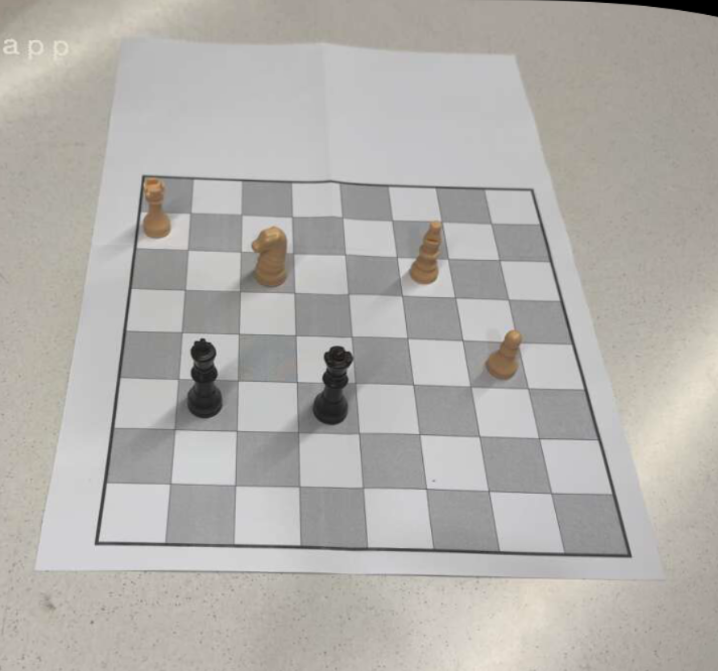
#> input picture src/main/image.png, 718 x 671 px
$ python -i warp_board.py   (imports and definitions only)
#> lines starting #> are read from the running program, lines starting #| are printed output that depends on the picture; after the words box and inside, x2 and y2 are one past the last pixel; in counts of white or black regions, pixels touching at a corner belong together
#> further down, picture is the input picture: shape (671, 718, 3); mean B, G, R 171.5, 175.5, 178.2
import cv2
import numpy as np
import matplotlib.pyplot as plt

# ------------------------
# Helper: order corners
# ------------------------
# [83 lines left out: functions order_corners, line_intersection, detect_board_hough, not called in this run]

# ------------------------import cv2
import numpy as np


# Main: hybrid detection with 20-pixel margin
# ------------------------
def detect_board(img, board_size=800, margin=60):
#> called with board_size = 800, margin = 60
    img_rgb = cv2.cvtColor(img, cv2.COLOR_BGR2RGB)
    gray = cv2.cvtColor(img, cv2.COLOR_BGR2GRAY)
    blur = cv2.GaussianBlur(gray, (5,5), 0)
    edges = cv2.Canny(blur, 50, 150)
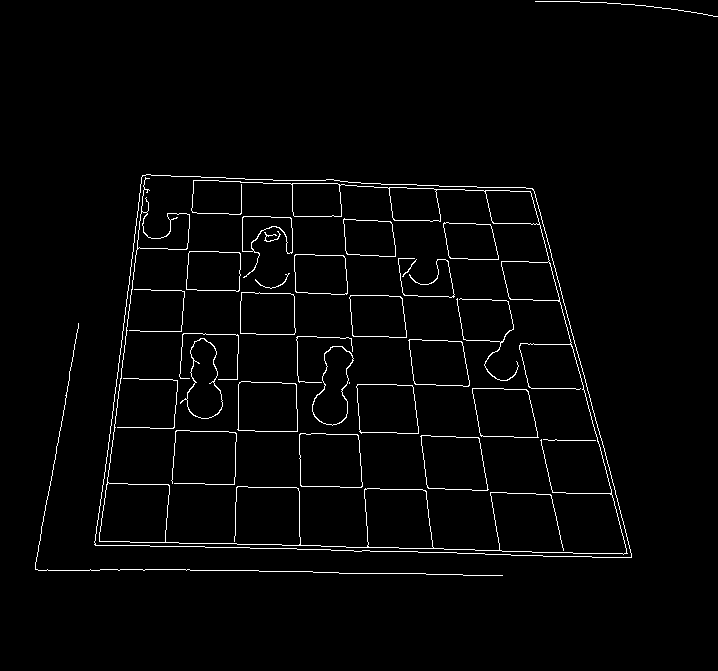
#> edges: shape (671, 718); 2.2% white in thin lines or dots, all inside (x1, y1, x2, y2) = (35, 1, 718, 576)

    # Morphological close to connect edges
    kernel = np.ones((5,5), np.uint8)
    edges = cv2.morphologyEx(edges, cv2.MORPH_CLOSE, kernel)
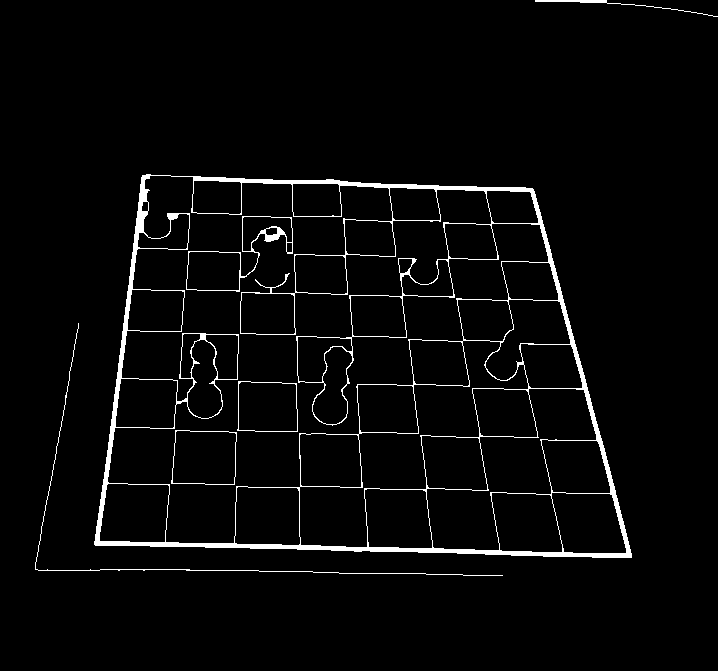
#> edges: shape (671, 718); 3.2% white; 6 white regions

    contours, _ = cv2.findContours(edges, cv2.RETR_EXTERNAL, cv2.CHAIN_APPROX_SIMPLE)
#> contours = 3 contours, 1 with area under 20; largest, box (x1, y1, x2, y2) and area: (94, 174, 632, 558) 170964, (535, 0, 718, 17) 98

    if len(contours) == 0:
        print("No contours found")
        return img, img, img

    contours = sorted(contours, key=cv2.contourArea, reverse=True)

    # Take the largest contour
    largest_contour = contours[0]
#> largest_contour = contour of 360 points, box (x1, y1, x2, y2) (94, 174, 632, 558), area 170964

    # Create mask for this contour
    mask = np.zeros(gray.shape, np.uint8)
    cv2.drawContours(mask, [largest_contour], -1, 255, -1)
#> mask: shape (671, 718); 35.7% white; 1 white region, box (x1, y1, x2, y2) and area: (94, 174, 632, 558) 171797

    # Get edges within the contour
    contour_edges = cv2.bitwise_and(edges, edges, mask=mask)
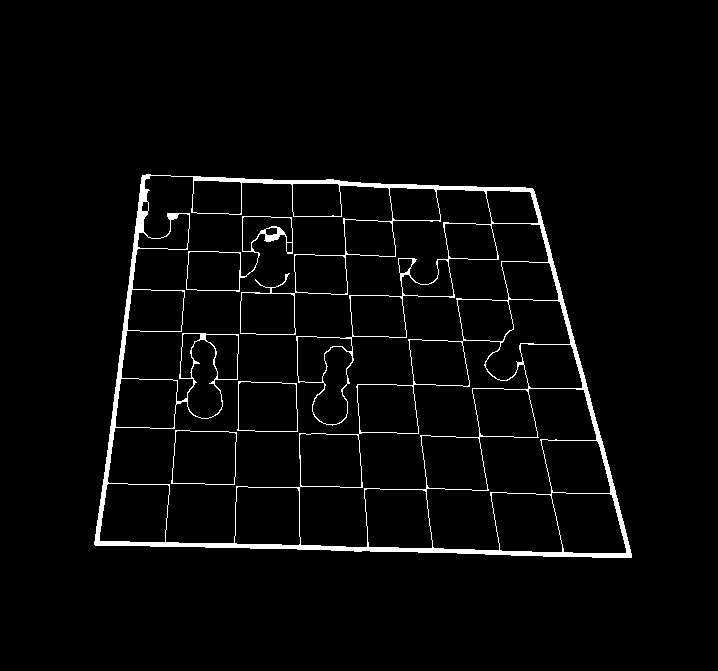
#> contour_edges: shape (671, 718); 3% white; 4 white regions, box (x1, y1, x2, y2) and area: (94, 174, 632, 558) 13471, (186, 216, 293, 292) 627, (171, 430, 237, 485) 234, (237, 381, 298, 432) 220

    # Detect straight lines within this contour
    lines = cv2.HoughLinesP(contour_edges, 1, np.pi/180, threshold=50,
                            minLineLength=80, maxLineGap=15)
#> lines = 26 rows, first 6: [116, 541, 573, 556], [530, 188, 628, 557], [298, 545, 631, 556], [207, 543, 631, 557], [142, 175, 532, 188], [96, 545, 141, 177]

    pts_src = None

    if lines is None:
        print("No lines found in contour, using contour approximation fallback")
    else:
        # Separate horizontal and vertical lines
        horizontal_lines = []
        vertical_lines = []

        for line in lines:
            x1, y1, x2, y2 = line[0]

            angle = np.abs(np.degrees(np.arctan2(y2 - y1, x2 - x1)))
            length = np.sqrt((x2 - x1)**2 + (y2 - y1)**2)

            # Filter short lines
            if length < 50:
                continue

            # Horizontal (angle close to 0° or 180°)
            if angle < 20 or angle > 160:
                horizontal_lines.append((x1, y1, x2, y2))
            # Vertical (angle close to 90°)
            elif 70 < angle < 110:
                vertical_lines.append((x1, y1, x2, y2))
#> this loop made 26 passes
#> (x1, y1, x2, y2, angle, length) on passes 1 to 12: (116, 541, 573, 556, 1.88, 457.2), (530, 188, 628, 557, 75.13, 381.8), (298, 545, 631, 556, 1.89, 333.2), (207, 543, 631, 557, 1.89, 424.2), (142, 175, 532, 188, 1.91, 390.2), (96, 545, 141, 177, 83.03, 370.7), (98, 545, 144, 176, 82.89, 371.9), (193, 178, 533, 189, 1.85, 340.2), (103, 510, 144, 177, 82.98, 335.5), (531, 190, 629, 555, 74.97, 377.9), (533, 190, 631, 555, 74.97, 377.9), (193, 179, 308, 183, 1.99, 115.1)
#> after the loop, horizontal_lines = 15 items, first 6: (116, 541, 573, 556), (298, 545, 631, 556), (207, 543, 631, 557), (142, 175, 532, 188), (193, 178, 533, 189), (193, 179, 308, 183); vertical_lines = [(530, 188, 628, 557), (96, 545, 141, 177), (98, 545, 144, 176), (103, 510, 144, 177), (531, 190, 629, 555), (533, 190, 631, 555), (98, 541, 143, 176), (532, 190, 630, 555), (535, 194, 631, 553), (108, 483, 146, 174), (519, 345, 537, 433)]

        # print(f"Found {len(horizontal_lines)} horizontal and {len(vertical_lines)} vertical lines")

        # Need at least 2 of each to find corners
        if len(horizontal_lines) >= 2 and len(vertical_lines) >= 2:
            # Find outermost lines
            top_line = min(horizontal_lines, key=lambda l: (l[1] + l[3]) / 2)
#> top_line = (193, 179, 308, 183)
            bottom_line = max(horizontal_lines, key=lambda l: (l[1] + l[3]) / 2)
#> bottom_line = (429, 548, 617, 554)
            left_line = min(vertical_lines, key=lambda l: (l[0] + l[2]) / 2)
#> left_line = (96, 545, 141, 177)
            right_line = max(vertical_lines, key=lambda l: (l[0] + l[2]) / 2)
#> right_line = (535, 194, 631, 553)

            # Function to find line intersection
            def line_intersection(line1, line2):
#> called with line1 = (193, 179, 308, 183), line2 = (96, 545, 141, 177)
                x1, y1, x2, y2 = line1
#> x1 = 193; y1 = 179; x2 = 308; y2 = 183
                x3, y3, x4, y4 = line2
#> x3 = 96; y3 = 545; x4 = 141; y4 = 177

                denom = (x1 - x2) * (y3 - y4) - (y1 - y2) * (x3 - x4)
#> denom = -42500
                if abs(denom) < 1e-10:
                    return None

                px = ((x1*y2 - y1*x2) * (x3 - x4) - (x1 - x2) * (x3*y4 - y3*x4)) / denom
#> px = 141
                py = ((x1*y2 - y1*x2) * (y3 - y4) - (y1 - y2) * (x3*y4 - y3*x4)) / denom
#> py = 177.2

                return (int(px), int(py))

            # Find 4 corner intersections
            top_left = line_intersection(top_line, left_line)
#> top_left = (140, 177)
            top_right = line_intersection(top_line, right_line)
#> top_right = (534, 190)
            bottom_left = line_intersection(bottom_line, left_line)
#> bottom_left = (96, 537)
            bottom_right = line_intersection(bottom_line, right_line)
#> bottom_right = (631, 554)

            corners = [top_left, top_right, bottom_right, bottom_left]
#> corners = [(140, 177), (534, 190), (631, 554), (96, 537)]

            # Check if all intersections were found
            if None not in corners:
                pts_src = np.float32(corners)
#> pts_src = [[140, 177], [534, 190], [631, 554], [96, 537]]

                # Visualize
                contoured_img = img.copy()
                cv2.drawContours(contoured_img, [largest_contour], -1, (128, 128, 128), 2)

                # Draw detected lines
                cv2.line(contoured_img, (top_line[0], top_line[1]), (top_line[2], top_line[3]), (0, 255, 0), 2)
                cv2.line(contoured_img, (bottom_line[0], bottom_line[1]), (bottom_line[2], bottom_line[3]), (0, 0, 255), 2)
                cv2.line(contoured_img, (left_line[0], left_line[1]), (left_line[2], left_line[3]), (255, 0, 0), 2)
                cv2.line(contoured_img, (right_line[0], right_line[1]), (right_line[2], right_line[3]), (255, 255, 0), 2)

                # Draw corners
                for i, corner in enumerate(corners):
                    cv2.circle(contoured_img, corner, 10, (255, 0, 255), -1)
                    cv2.putText(contoured_img, str(i), (corner[0]-5, corner[1]+5),
                               cv2.FONT_HERSHEY_SIMPLEX, 0.7, (255, 255, 255), 2)
#> this loop made 4 passes
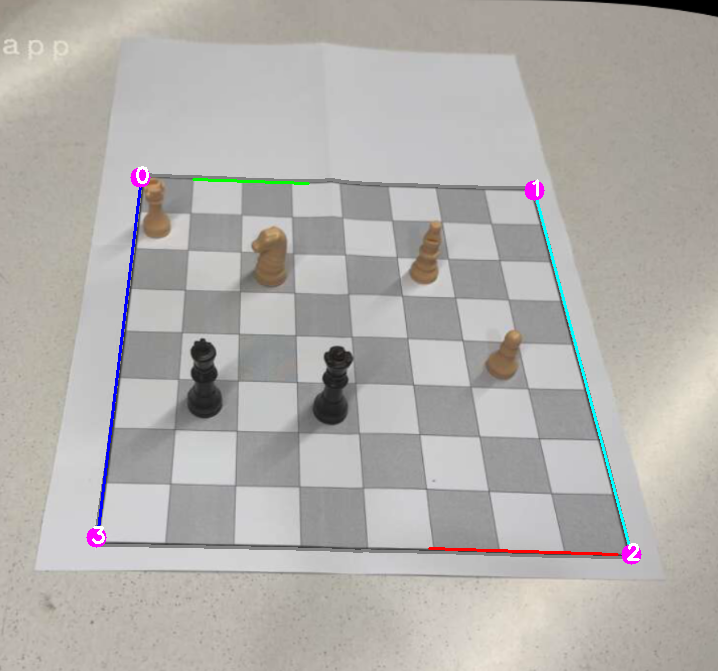
#> contoured_img: shape (671, 718, 3); mean B, G, R 171.9, 175, 177.8
            else:
                print("Could not find all 4 corner intersections")

        if pts_src is not None:
            contoured_img = img.copy()
            cv2.drawContours(contoured_img, contours, 0, (0, 255, 0), 2)
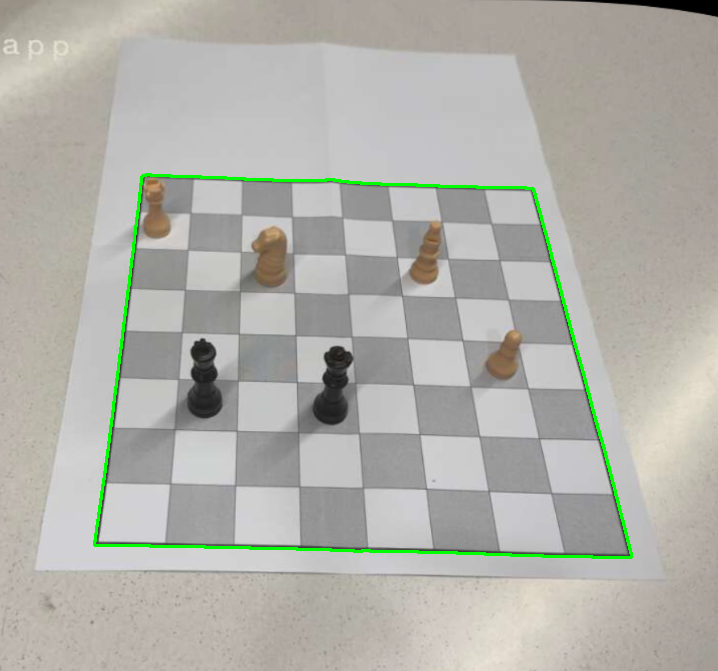
#> contoured_img: shape (671, 718, 3); 1.11% of pixels changed, all inside (x1, y1, x2, y2) = (93, 173, 633, 559)

    # Final fallback
    if pts_src is None:
        print("All methods failed")
        return None, None, None

    # Calculate center of the board
    center_x = np.mean(pts_src[:, 0])
#> center_x = 350.2
    center_y = np.mean(pts_src[:, 1])
#> center_y = 364.5

    # Expand each corner point away from center for margined version
    expanded_pts_src = []
    for pt in pts_src:
        # Vector from center to corner
        dx = pt[0] - center_x
        dy = pt[1] - center_y

        # Calculate expansion factor based on margin
        expansion_ratio = 1 + (2 * margin / board_size)

        # Expand the point
        new_x = center_x + dx * expansion_ratio
        new_y = center_y + dy * expansion_ratio

        expanded_pts_src.append([new_x, new_y])
#> this loop made 4 passes
#> (pt, dx, dy, new_x, new_y) on passes 1 to 4: ([140, 177], -210.2, -187.5, 108.5, 148.9), ([534, 190], 183.8, -174.5, 561.6, 163.8), ([631, 554], 280.8, 189.5, 673.1, 582.4), ([96, 537], -254.2, 172.5, 57.86, 562.9)
#> after the loop, expanded_pts_src = [[108.5, 148.9], [561.6, 163.8], [673.1, 582.4], [57.86, 562.9]]

    expanded_pts_src = np.float32(expanded_pts_src)

    # Warp with margin (larger board with extra space)
    board_size_with_margin = board_size + 2 * margin
    pts_dst_margined = np.float32([[0, 0], [board_size_with_margin, 0],
                                   [board_size_with_margin, board_size_with_margin],
                                   [0, board_size_with_margin]])
    M_margined = cv2.getPerspectiveTransform(expanded_pts_src, pts_dst_margined)
#> M_margined = [[2.31, 0.282, -292.3], [-0.113, 3.44, -499.1], [-3.58e-05, 0.000985, 1]]
    warp_margined = cv2.warpPerspective(img_rgb, M_margined, (board_size_with_margin, board_size_with_margin))
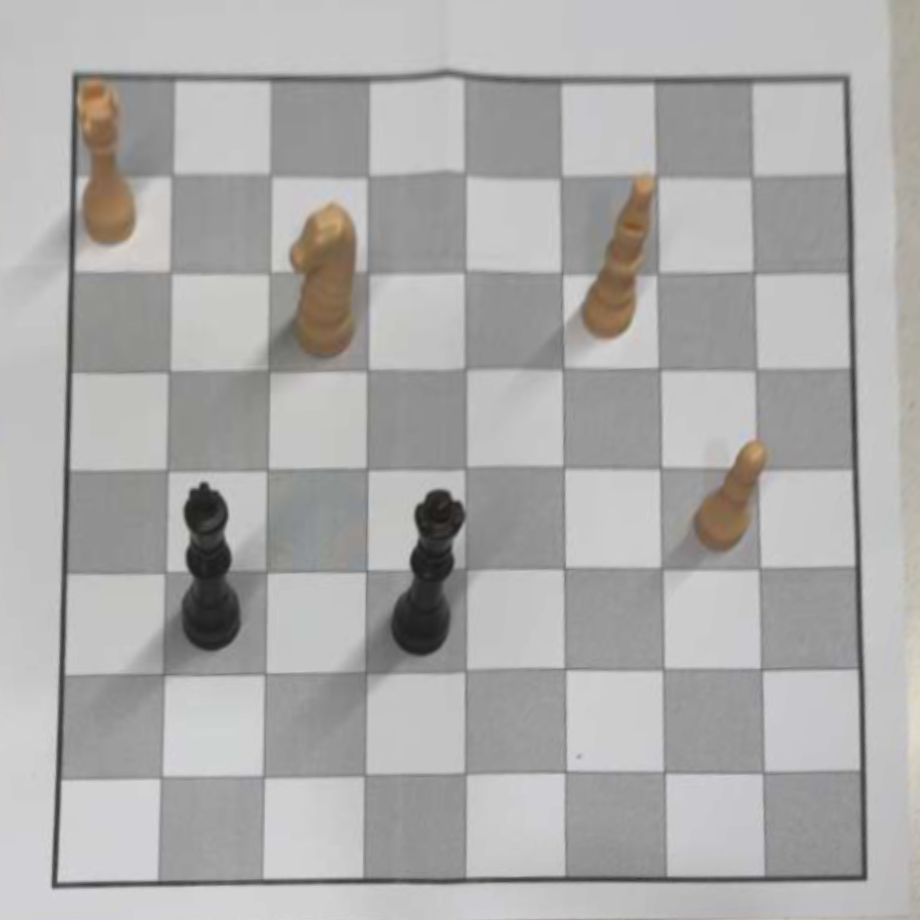
#> warp_margined: shape (920, 920, 3); mean R, G, B 171.6, 170.6, 169.6

    # Warp without margin (just the board, no extra space)
    pts_dst_unmargined = np.float32([[0, 0], [board_size, 0], [board_size, board_size], [0, board_size]])
    M_unmargined = cv2.getPerspectiveTransform(pts_src, pts_dst_unmargined)
#> M_unmargined = [[2.43, 0.298, -393.5], [-0.12, 3.62, -624.6], [-4.35e-05, 0.00119, 1]]
    warp_unmargined = cv2.warpPerspective(img_rgb, M_unmargined, (board_size, board_size))
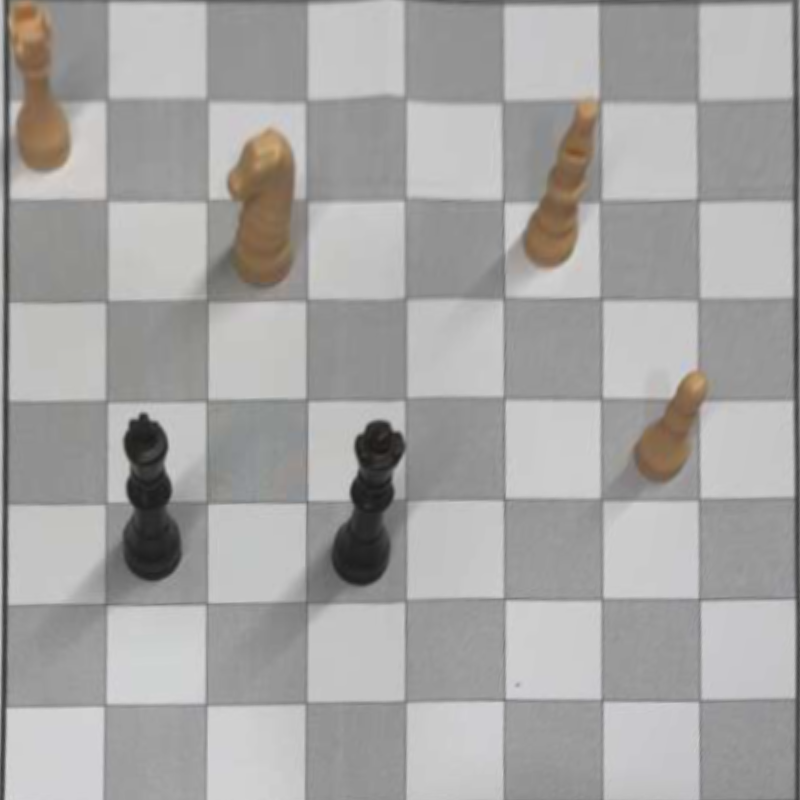
#> warp_unmargined: shape (800, 800, 3); mean R, G, B 165.3, 164.1, 162.9

    return warp_margined, warp_unmargined, contoured_img, pts_src


# [9 lines left out: function process_chess_image, not called in this run]

>>> import cv2
>>> picture = cv2.imread('image.png')
>>> result = detect_board(picture)
